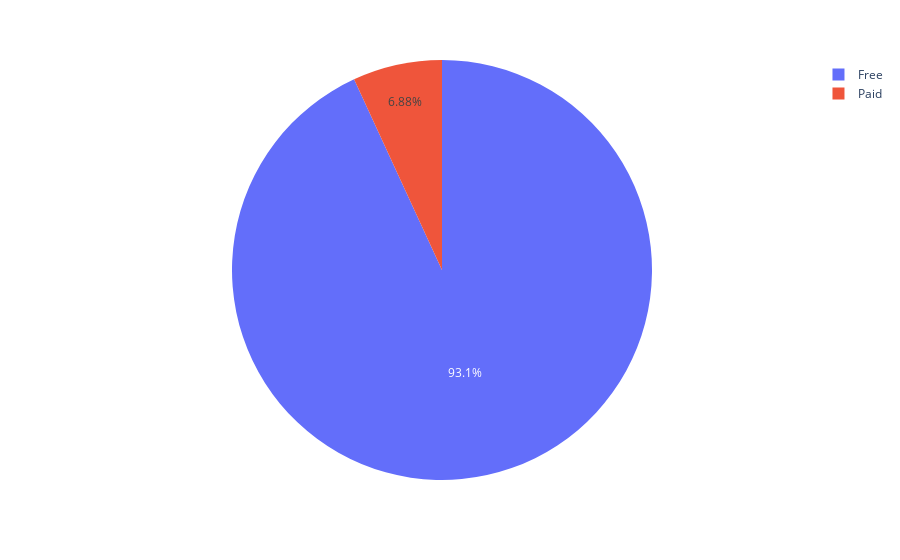

The cell this chart's notebook holds for it:
### Markdown cell above
## what is the precentage of application types ?

### Code cell
import plotly.express as px 
px.pie(df,names='Type')

### Figure 1 — Plotly figure (JSON) as saved in the notebook; plotly's stock layout.template omitted (floating-point values rounded to 4 significant figures; data arrays with more than 128 entries replaced by an {"elided": "..."} marker saying what was removed)
{"data": [{"domain": {"x": [0, 1], "y": [0, 1]}, "hovertemplate": "Type=%{label}<extra></extra>", "labels": {"elided": "8886 str values"}, "legendgroup": "", "name": "", "showlegend": true, "type": "pie"}], "layout": {"legend": {"tracegroupgap": 0}, "margin": {"t": 60}}}
